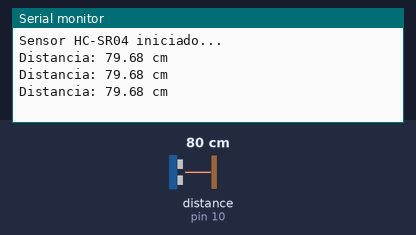
This sketch was run on a simulated Arduino Uno, built with avr-gcc and run on an emulated ATmega328P. Parts: the last lines printed to the serial monitor. Wiring (inferred from the names in the program): ultrasonic range finder: trigger pin 9; echo pin 10. The inputs (shaded band) are chosen by the test bench; at power-on: distance to the obstacle (sensor on pin 10) 80 cm. The echo pulse lasts 58.3 µs per cm.

Above: at 1.3 s.
1.4 s: distance to the obstacle (sensor on pin 10) set to 2 cm
At 1.9 s:
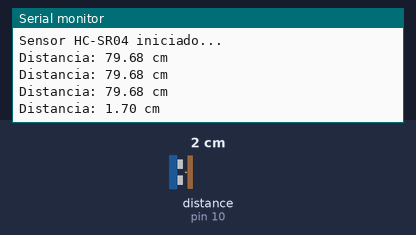
2.9 s: distance to the obstacle (sensor on pin 10) set to 4 cm
At 3.4 s:
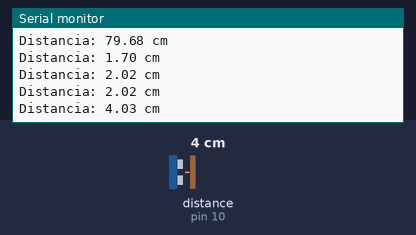
Timing chart, 0 to 5.9 s (numbered marks = the images above; inputs shaded):
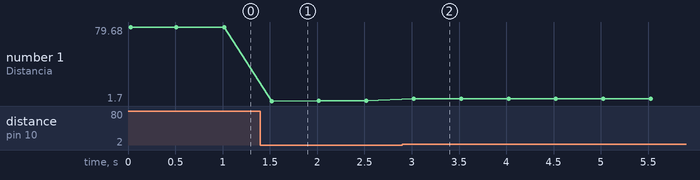

The sketch:

radar-localizador.ino
```cpp
// Medição de distância com sensor ultrassônico HC-SR04

const int trigPin = 9;   // Pino TRIG
const int echoPin = 10;  // Pino ECHO

long duracao;
float distancia;

void setup() {
  Serial.begin(9600);           // Inicia a comunicação serial
  pinMode(trigPin, OUTPUT);     // TRIG como saída
  pinMode(echoPin, INPUT);      // ECHO como entrada
  Serial.println("Sensor HC-SR04 iniciado...");
}

void loop() {
  // Envia um pulso de 10 microssegundos no TRIG
  digitalWrite(trigPin, LOW);
  delayMicroseconds(2);
  digitalWrite(trigPin, HIGH);
  delayMicroseconds(10);
  digitalWrite(trigPin, LOW);

  // Lê o tempo do ECHO em microssegundos
  duracao = pulseIn(echoPin, HIGH);

  // Calcula a distância em centímetros
  distancia = duracao * 0.0343 / 2;

  // Mostra a distância no monitor serial
  Serial.print("Distancia: ");
  Serial.print(distancia);
  Serial.println(" cm");

  delay(500); // Pequena pausa entre as leituras
}
```

Measured:
- after the input at 1.4 s, the serial monitor: prints a new line after 0.12 s (image 1)
- after the input at 2.9 s, the serial monitor: prints a new line after 0.12 s (image 2)
- plotted number 1: 79.68 → 2.02 after the input at 1.4 s, 2.02 → 4.03 after the input at 2.9 s
